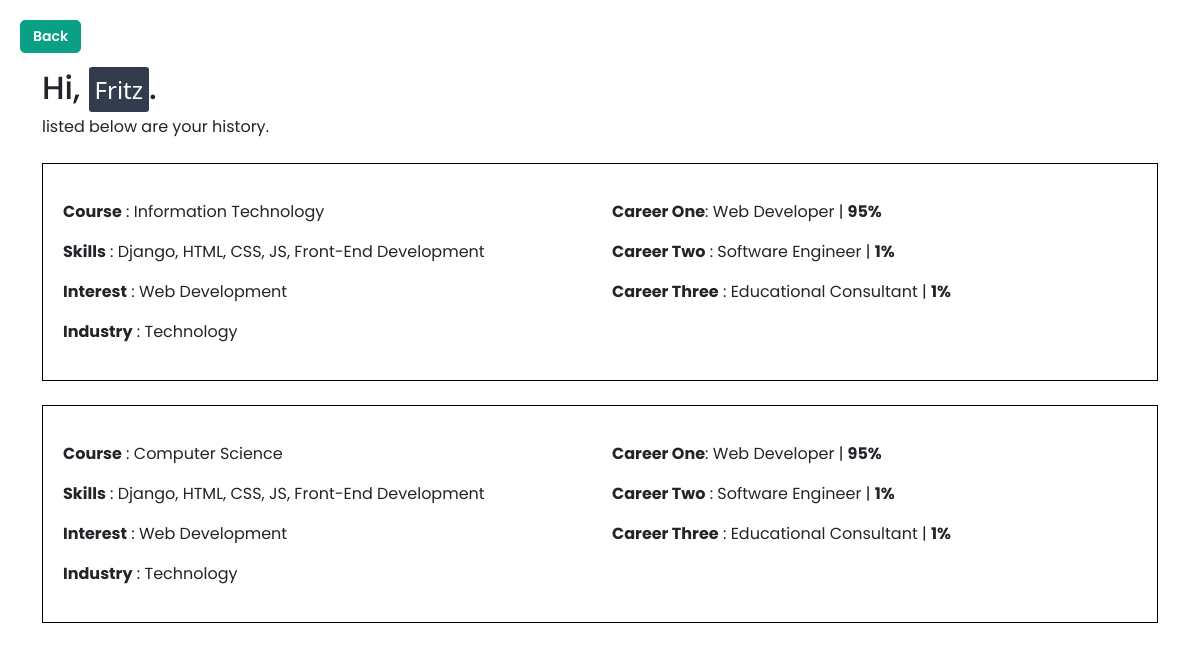
Screenshot of /display_data/ (signed in) with the database file from the repository.
### recomee__app/models.py (models this page shows)
class InputResults(models.Model):
    user = models.ForeignKey(User, on_delete=models.CASCADE, null=True)
    user_course = models.CharField(max_length=100, null=True)
    user_industry = models.CharField(max_length=100, null=True)
    user_skills = models.CharField(max_length=100, null=True)
    user_interest = models.CharField(max_length=100, null=True)
    career_one = models.CharField(max_length=100, null=True)
    career_two = models.CharField(max_length=100, null=True)
    career_three = models.CharField(max_length=100, null=True)
    career_one_prob = models.IntegerField(null=True)
    career_two_prob = models.IntegerField(null=True)
    career_three_prob = models.IntegerField(null=True)

### recomee__app/views.py (the view)
# urls.py: path('display_data/', views.display_data, name='display_data'),
@login_required
def display_data(request):
    username = request.session.get('username')
    user_results = None
    if username:
        user_results = InputResults.objects.filter(user=request.user)
    return render(request, 'history_page.html', {'user_results': user_results, 'username': username})

### recomee__app/templates/history_page.html (shortened to what this page needs)
<!DOCTYPE html>
<html lang="en">
  <head>
    {% load static %}
    <link rel="stylesheet" href="{% static 'css/bootstrap.min.css' %}">
    <link rel="stylesheet" href="{% static 'history_page.css' %}" />
  </head>
  <body>
    <button id="back_btn" title="Go back to previous page">Back</button>
    <section class="container my-3">
      <h2>Hi, <span class="user-pill">{{username}}</span>. </h2>
      <p>listed below are your history.</p>
      {% for user_result in user_results reversed %}
      <div class="container history-container my-4" >
        <div class="row">
          <div class="col-xl-6">
            <p class="my-3"><strong>Course</strong> : {{user_result.user_course}}</p>
            <p><strong>Skills</strong> : {{user_result.user_skills}}</p>
            <p><strong>Interest</strong> : {{user_result.user_interest}}</p>
            <p><strong>Industry</strong> : {{user_result.user_industry}}</p>
        </div>
        <div class="col-xl-6">
            <p class="my-3"><strong>Career One</strong>: {{user_result.career_one}} |  <strong>{{ user_result.career_one_prob}}%</strong>
            <p><strong>Career Two</strong> : {{user_result.career_two}} | <strong>{{user_result.career_two_prob}}%</strong>
            <p><strong>Career Three</strong> : {{user_result.career_three}} | <strong>{{user_result.career_three_prob}}%</strong>
        </div>
        </div>
      </div>
      {% endfor %}
    </section>
  </body>
</html>

### recomee__app/static/history_page.css (style rules this page uses)
body { margin: 20px; font-family: "Poppins", "sans-serif"; }
#back_btn { text-decoration: none; font-family: "Poppins", sans-serif; font-optical-sizing: auto; font-weight: 700; font-style: normal; font-size: 14px; color: white; padding: 5px 12px; font-weight: 600; border: 1px solid #0aa085; border-radius: 5px; background-color: #0aa085; cursor: pointer; }
.user-pill { background-color: #333c4d; border-radius: 3px; padding: 6px 6px; color: white; font-size: 24px; font-family: 'Segoe UI', Tahoma, Geneva, Verdana, sans-serif; font-weight: 500; }
.history-container { border: 1px solid black; padding: 20px; margin-bottom: 20px; }

### rows the page displays
InputResults: user_course "Information Technology", user_skills "Django, HTML, CSS, JS, Front-End Development", user_interest "Web Development", user_industry "Technology", career_one "Web Developer", career_one_prob "95", career_two "Software Engineer", career_two_prob "1", career_three "Educational Consultant", career_three_prob "1"
InputResults: user_course "Computer Science", user_skills "Django, HTML, CSS, JS, Front-End Development", user_interest "Web Development", user_industry "Technology", career_one "Web Developer", career_one_prob "95", career_two "Software Engineer", career_two_prob "1", career_three "Educational Consultant", career_three_prob "1"

### other values shown
{{ username }} "Fritz"
